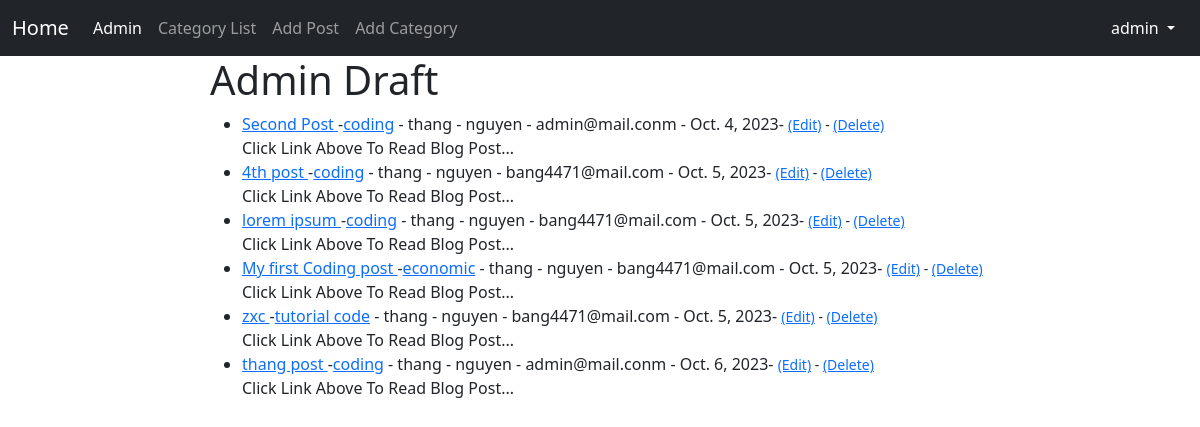
/adminview (signed in), run on the app's committed database.
### blog/models.py (models this page shows, shortened)
class Post(models.Model):
    title = models.CharField(max_length=264)
    author = models.ForeignKey(User,on_delete=models.CASCADE)
    body = RichTextField(blank=True,null=True)
    post_date = models.DateField(auto_now_add=True)
    category = models.CharField(max_length=264,default='coding')
    snippet = models.CharField(max_length=264)
    likes = models.ManyToManyField(User,related_name='blog_posts')
    is_published = models.BooleanField(default=False)

### blog/views.py (the view)
# urls.py: path('adminview',AdminView.as_view(), name = 'admin'),
class AdminView(ListView):
    model = Post
    template_name = 'admin.html'  # Thay 'drafts.html' bằng template bạn muốn sử dụng cho trang drafts
    def get_queryset(self):
        return Post.objects.filter(is_published=False)

### templates/admin.html
{% extends 'base.html' %} {% block content %}
<h1>Admin Draft</h1>
<ul>
  {% for post in object_list %}
  <li>
    <a href="{% url 'article_details' post.pk %}">{{ post.title }} </a>
    -<a href="{%  url 'category' post.category|slugify %}"
      >{{ post.category }}</a
    >
    - {{ post.author.first_name }} - {{ post.author.last_name }} -
    {{  post.author.email }} - {{ post.post_date }}-
    <small>
      <a href="{% url 'admin_update_post' post.pk %}">(Edit)</a>
      - <a href="{% url 'delete_post' post.pk %}">(Delete)</a>
    </small>
    <br />
    {{ post.snippet }}
  </li>
  {% endfor %}
</ul>
{% endblock %}

### templates/base.html (shortened to what this page needs)
<!DOCTYPE html>
<html lang="en">
  <head>
    <link
      href="https://cdn.jsdelivr.net/npm/bootstrap@5.0.2/dist/css/bootstrap.min.css"
      rel="stylesheet"
    />
  </head>
  <body>
    <nav class="navbar navbar-expand-lg navbar-dark bg-dark">
      <div class="container-fluid">
        <a class="navbar-brand" href="{% url 'index' %}">Home</a>
        <div class="collapse navbar-collapse justify-content-between" id="navbarNavAltMarkup">
          <div class="navbar-nav">
            {% if user.is_superuser %}
            <a
              class="nav-link active"
              aria-current="page"
              href="{% url 'admin' %}"
            >
              Admin
            </a>
            {% endif %}
            {% if cat_menu %}
            <li class="nav-item dropdown">
              <a
                class="nav-link dropdown-toggle"
                href="#"
                id="navbarDropdown"
                role="button"
                data-bs-toggle="dropdown"
                aria-haspopup="true"
                aria-expanded="false"
              >
                Categories
              </a>
              <ul class="dropdown-menu" aria-labelledby="navbarDropdown">
                {% for item in cat_menu %}
                <li>
                  <a class="dropdown-item" href="{%  url 'category' item|slugify %}">
                    {{ item }}
                  </a>
                </li>
                {% endfor %}
              </ul>
            </li>
            {% else %}
            <a class="nav-link" href="{% url 'category-list' %}">Category List</a>
            {% endif %}
            <li class="nav">
              {% if user.is_authenticated %}
              <a class="nav-link" href="{% url 'add_post' %}">Add Post</a>
              <a class="nav-link" href="{% url 'add_category' %}">Add Category</a>
              {% endif %}
            </li>
          </div>
        </div>
        <div class="user-info user-info-right">
          {% if user.is_authenticated %}
          <div class="dropdown">
            <button class="btn btn-user-info dropdown-toggle" type="button" data-bs-toggle="dropdown" aria-expanded="false">
              {{ user.username }}
            </button>
          </div>
          {% else %}
          <li class="nav">
            <a class="nav-link" href="{% url 'login' %}">Login</a>
            <a class="nav-link" href="{% url 'register' %}">Register</a>
          </li>
          {% endif %}
        </div>
      </div>
    </nav>
    <div class="d-flex justify-content-between">
      <div class="main-content">
        {% block content %} {% endblock %}
      </div>
    </div>
  </body>
</html>

### templates/base.html (style rules this page uses)
.dropdown .btn, .nav .nav-link { box-shadow: none; color: #ffffff; }
.user-info-right { display: none; }
.main-content { width: 65%; }
@media screen and (min-width: 992px) { .user-info-right { display: inline-block; } }

### data on the page
Post: title "Second Post", category "coding", author.first_name "thang", author.last_name "nguyen", author.email "admin@mail.conm", post_date "Oct. 4, 2023", snippet "Click Link Above To Read Blog Post..."
Post: title "4th post", category "coding", author.first_name "thang", author.last_name "nguyen", author.email "bang4471@mail.com", post_date "Oct. 5, 2023", snippet "Click Link Above To Read Blog Post..."
Post: title "lorem ipsum", category "coding", author.first_name "thang", author.last_name "nguyen", author.email "bang4471@mail.com", post_date "Oct. 5, 2023", snippet "Click Link Above To Read Blog Post..."
Post: title "My first Coding post", category "economic", author.first_name "thang", author.last_name "nguyen", author.email "bang4471@mail.com", post_date "Oct. 5, 2023", snippet "Click Link Above To Read Blog Post..."
Post: title "zxc", category "tutorial code", author.first_name "thang", author.last_name "nguyen", author.email "bang4471@mail.com", post_date "Oct. 5, 2023", snippet "Click Link Above To Read Blog Post..."
Post: title "thang post", category "coding", author.first_name "thang", author.last_name "nguyen", author.email "admin@mail.conm", post_date "Oct. 6, 2023", snippet "Click Link Above To Read Blog Post..."

### other printed values
{{ user.username }} "admin"
